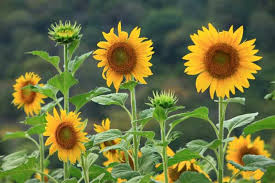
#> input picture dedw.jpg, 275 x 183 px
$ python a4.py
#> lines starting #> are read from the running program, lines starting #| are printed output that depends on the picture
import matplotlib.pyplot as plt
import numpy as np
import cv2


image = cv2.imread("dedw.jpg")
#> image is the input picture: shape (183, 275, 3); mean B, G, R 62.5, 114.6, 109.1
image = 0.2989 * image[:, :, 2] + 0.5870 * image[:, :, 1] + 0.1140 * image[:, :, 0]
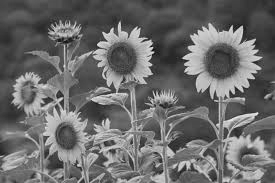
#> image: shape (183, 275) float64; min 6.58, max 243, mean 107
image = image.astype(np.uint8)

histogram = np.zeros(256, dtype=int)
for value in image.flatten():
  histogram[value] += 1
#> this loop made 50325 passes
#> value on passes 1 to 3: 71, 71, 71
#> after the loop, histogram = 256 values, max 929 at index 73, min 0 at index 0, mean 196.6


plt.figure(figsize=(8, 6))
plt.title("Histogram for Grayscale Image")
plt.bar(range(256), histogram, color='gray', width=1, fill=False)
plt.xlabel("Pixel Value")
plt.ylabel("Frequency")
plt.show()
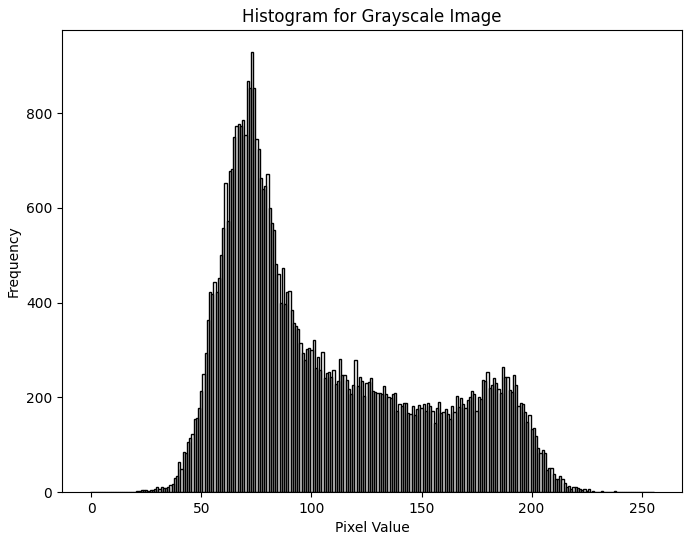
#> figure drawn by matplotlib, 1 panel; tallest bar 929 high, from x = 72.5 to 73.5
